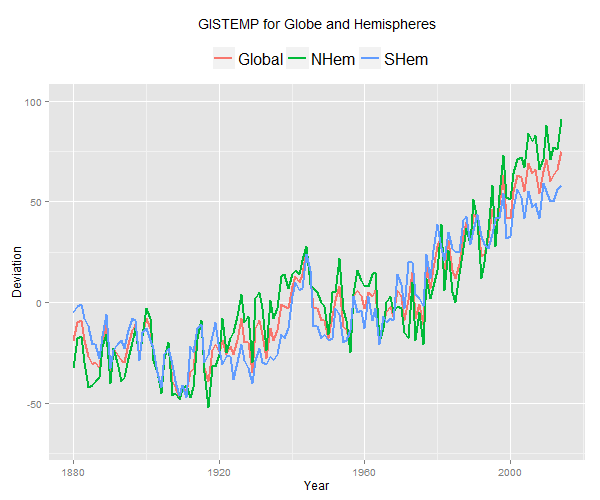

Source code (R):
GIStempdata2  <- read.csv("ExcelFormattedGISTEMPData2CSV.csv")[ ,c(1:4)]
names(GIStempdata2)<- c("Year","Global","NHem","SHem")
str(GIStempdata2)
library(reshape2)
GISlong <- melt(GIStempdata2,id="Year")
summary(GISlong)
head(GISlong)
tail(GISlong)
library(ggplot2)
ggplot(GISlong,
       aes(x=Year,y=value, colour=variable))+
geom_line(size=1)+
ylim(c(-70,100))+
theme(legend.title=element_blank(),legend.text=element_text(size=16),legend.position="top")+
labs(x="Year",y="Deviation",title = "GISTEMP for Globe and Hemispheres")
dev.copy(png,file= "GISTEMP.png",width=600,height=500)
dev.off()



    
